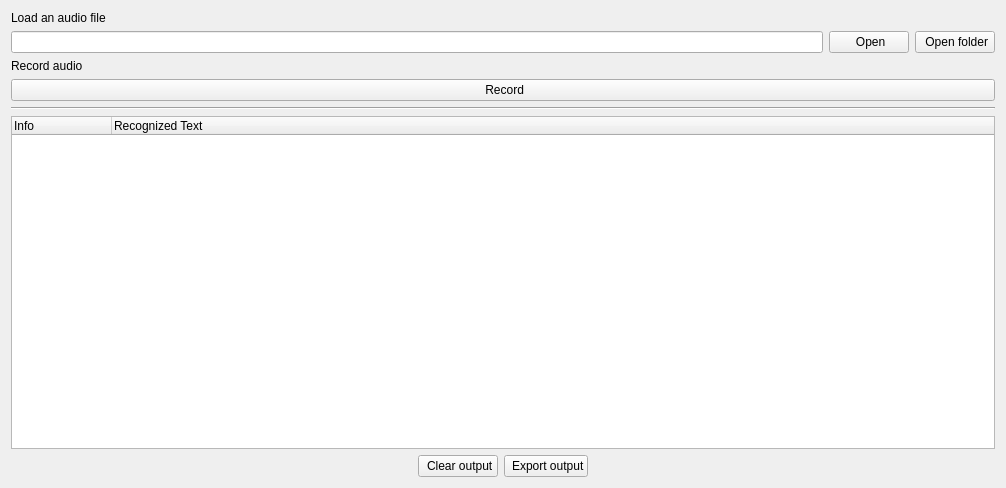
<?xml version="1.0" encoding="UTF-8"?>
<ui version="4.0">
 <class>Speech Test</class>
 <widget class="QWidget" name="Speech Test">
  <property name="geometry">
   <rect>
    <x>0</x>
    <y>0</y>
    <width>1006</width>
    <height>488</height>
   </rect>
  </property>
  <property name="windowTitle">
   <string>Speech Test GUI</string>
  </property>
  <layout class="QVBoxLayout" name="verticalLayout">
   <item>
    <layout class="QGridLayout" name="gridLayout">
     <item row="1" column="1">
      <widget class="QLineEdit" name="location"/>
     </item>
     <item row="1" column="3">
      <widget class="QPushButton" name="openFolderButton">
       <property name="text">
        <string> Open folder</string>
       </property>
       <property name="icon">
        <iconset theme="folder"/>
       </property>
      </widget>
     </item>
     <item row="0" column="1">
      <widget class="QLabel" name="label">
       <property name="text">
        <string>Load an audio file</string>
       </property>
      </widget>
     </item>
     <item row="1" column="2">
      <widget class="QPushButton" name="openLocationButton">
       <property name="text">
        <string> Open</string>
       </property>
       <property name="icon">
        <iconset theme="document-open">
         <normaloff>.</normaloff>.</iconset>
       </property>
      </widget>
     </item>
    </layout>
   </item>
   <item>
    <layout class="QGridLayout" name="gridLayout_2">
     <item row="1" column="0">
      <widget class="QPushButton" name="recordButton">
       <property name="text">
        <string> Record</string>
       </property>
       <property name="icon">
        <iconset theme="media-record">
         <normaloff>.</normaloff>.</iconset>
       </property>
       <property name="checkable">
        <bool>true</bool>
       </property>
       <property name="checked">
        <bool>false</bool>
       </property>
      </widget>
     </item>
     <item row="0" column="0">
      <widget class="QLabel" name="label_2">
       <property name="text">
        <string>Record audio</string>
       </property>
      </widget>
     </item>
    </layout>
   </item>
   <item>
    <widget class="Line" name="line">
     <property name="orientation">
      <enum>Qt::Horizontal</enum>
     </property>
    </widget>
   </item>
   <item>
    <widget class="QTreeWidget" name="outputTree">
     <column>
      <property name="text">
       <string>Info</string>
      </property>
     </column>
     <column>
      <property name="text">
       <string>Recognized Text</string>
      </property>
     </column>
    </widget>
   </item>
   <item>
    <layout class="QHBoxLayout" name="horizontalLayout">
     <item>
      <spacer name="horizontalSpacer">
       <property name="orientation">
        <enum>Qt::Horizontal</enum>
       </property>
       <property name="sizeHint" stdset="0">
        <size>
         <width>40</width>
         <height>20</height>
        </size>
       </property>
      </spacer>
     </item>
     <item>
      <widget class="QPushButton" name="clearButton">
       <property name="text">
        <string> Clear output</string>
       </property>
       <property name="icon">
        <iconset theme="edit-delete"/>
       </property>
      </widget>
     </item>
     <item>
      <widget class="QPushButton" name="exportButton">
       <property name="text">
        <string> Export output</string>
       </property>
       <property name="icon">
        <iconset theme="document-save-as"/>
       </property>
      </widget>
     </item>
     <item>
      <spacer name="horizontalSpacer_2">
       <property name="orientation">
        <enum>Qt::Horizontal</enum>
       </property>
       <property name="sizeHint" stdset="0">
        <size>
         <width>40</width>
         <height>20</height>
        </size>
       </property>
      </spacer>
     </item>
    </layout>
   </item>
  </layout>
 </widget>
 <resources/>
 <connections/>
</ui>
